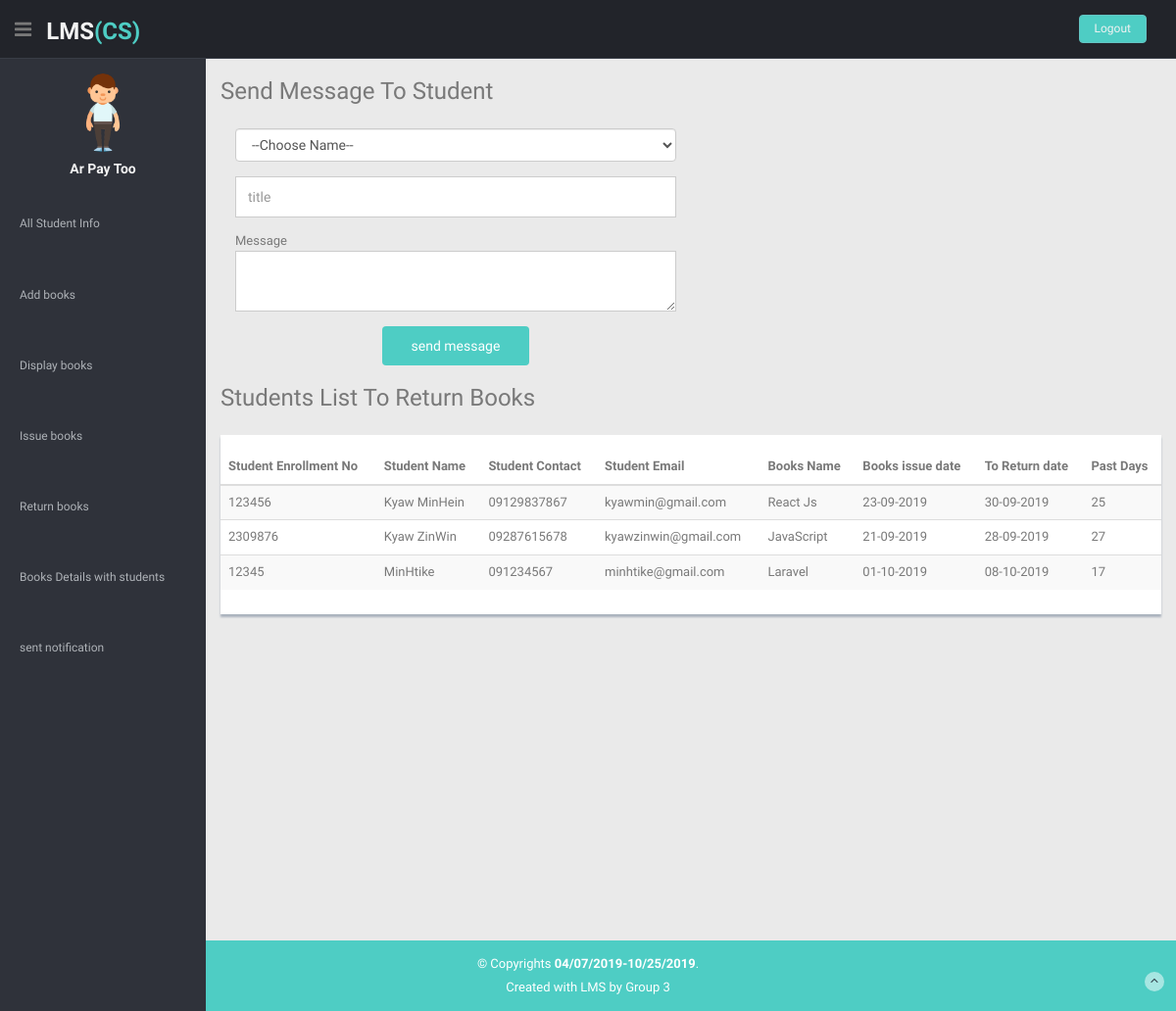
The page /librarian/sent_notification.php (signed in) on the database its author committed.
### tables this page shows
CREATE TABLE `librarian_registration` (
  `id` int(11) NOT NULL,
  `firstname` varchar(50) NOT NULL,
  `lastname` varchar(50) NOT NULL,
  `username` varchar(50) NOT NULL,
  `password` varchar(50) NOT NULL,
  `email` varchar(50) NOT NULL,
  `contact` varchar(50) NOT NULL,
  `image` varchar(500) NOT NULL
);

CREATE TABLE `issue_books` (
  `id` int(11) NOT NULL,
  `student_enrollment` varchar(50) NOT NULL,
  `student_name` varchar(50) NOT NULL,
  `student_sem` varchar(50) NOT NULL,
  `student_contact` varchar(50) NOT NULL,
  `student_email` varchar(50) NOT NULL,
  `books_name` varchar(50) NOT NULL,
  `books_issue_date` varchar(50) NOT NULL,
  `books_return_date` varchar(50) NOT NULL,
  `to_return_date` varchar(50) NOT NULL,
  `student_user_name` varchar(50) NOT NULL
);

### librarian/sent_notification.php (the view, shortened to what this page needs)
<?php
	include('header.php');
	include('menu.php');
	include('connection.php');
?>
    <section id="main-content">
      <section class="wrapper site-min-height">
        <h3>Send Message To Student</h3>
        <div class="row mt">
          <div class="col-lg-12">
            <div class="col-lg-6 col-md-6 col-sm-6">
            <form class="contact-form php-mail-form" action="" method="post" enctype="multipart/form-data">
              <div class="form-group">
				<select class="form-control" name="dusername">
					<option>--Choose Name--</option>
				</select>
			  </div>
			  <div class="form-group">
                <input type="text" name="title" class="form-control" placeholder="title" required>
              </div>
			  <div class="form-group">
				Message
				<textarea name="msg" class="form-control">
				</textarea>
			  </div>
			  <div class="form-send">
                <button type="submit" class="btn btn-large btn-primary" name="submit1">send message</button>
              </div>
			 </form>
			</div>
          </div>
        </div>
        <?php
            $res=mysqli_query($link,"select * from issue_books where books_return_date=''");
        ?>
        <h3>Students List To Return Books</h3>
        <div class="row mt">
          <div class="col-lg-12">
                <div class="content-panel">
                    <table class="table table-striped table-advance table-hover">
                        <thead>
                        <tr>
                            <th>Student Enrollment No</th>
                            <th>Student Name</th>
                            <th>Student Contact</th>
                            <th>Student Email</th>
                            <th>Books Name</th>
                            <th>Books issue date</th>
                            <th>To Return date</th>
                            <th>Past Days</th>
                        </tr>
                        </thead>
                        <tbody>
                        <?php
                            $TodayDate = strtotime(date("d-m-Y"));
                            while($row = mysqli_fetch_assoc($res)):
                                $toReturnDate = strtotime($row['to_return_date']);
                                if($TodayDate > $toReturnDate) {
                                    $pastDays = ceil(($TodayDate - $toReturnDate)) / 60 / 60 / 24;
                                    ?>
                                    <tr>
                                        <td><?php echo $row['student_enrollment']; ?></td>
                                        <td><?php echo $row['student_name']; ?></td>
                                        <td><?php echo $row['student_contact']; ?></td>
                                        <td><?php echo $row['student_email']; ?></td>
                                        <td><?php echo $row['books_name']; ?></td>
                                        <td><?php echo $row['books_issue_date']; ?></td>
                                        <td><?php echo $row['to_return_date']; ?></td>
                                        <td><?php echo $pastDays; ?></td>
                                    </tr>
                                    <?php
                                }
                            endwhile;
                        ?>
                        </tbody>
                    </table>
                </div>
            </div>
          </div>
      </section>
    </section>
    <?php
		include('footer.php');
	?>

### librarian/menu.php
<?php
	include('connection.php');
	$res5=mysqli_query($link,"select * from librarian_registration where username='$_SESSION[librarian]'");
	$name="";
	$image="";
	while($row5=mysqli_fetch_array($res5)){
		$name=$row5['username'];
		$image=$row5['image'];
	}
?>
    <aside>
      <div id="sidebar" class="nav-collapse">
        <ul class="sidebar-menu" id="nav-accordion">
          <p class="centered"><a href="#"><img src="books_image/<?php echo $image; ?>" class="img-circle" width="80"></a></p>
          <h5 class="centered"><?php echo $name; ?></h5>
          <li class="mt"><a href="display_student_info.php">All Student Info</a></li>
		  <li class="mt"><a href="add_book.php">Add books</a></li>
		  <li class="mt"><a href="display_book.php">Display books</a></li>
		  <li class="mt"><a href="issue_book.php">Issue books</a></li>
		  <li class="mt"><a href="return_book.php">Return books</a></li>
		  <li class="mt"><a href="books_details_with_student.php">Books Details with students</a></li>
		  <li class="mt"><a href="sent_notification.php">sent notification</a></li>
        </ul>
      </div>
    </aside>

### librarian/css/style.css (style rules this page uses)
body { color: #797979; background: #eaeaea; font-family: 'Ruda', sans-serif; padding: 0px !important; margin: 0px !important; font-size:13px; }
ul li { list-style: none; }
a, a:hover, a:focus { text-decoration: none; outline: none; }
.centered { text-align: center; }
.mt { margin-top: 25px; }
#sidebar { width: 210px; height: 100%; position: fixed; background: #2f323a; }
#sidebar h5 { color: #f2f2f2; font-weight: 700; }
#sidebar ul li { position: relative; }
ul.sidebar-menu , ul.sidebar-menu li ul.sub { margin: -2px 0 0; padding: 0; }
ul.sidebar-menu { margin-top: 75px; }
ul.sidebar-menu li { margin-bottom: 5px; margin-left:10px; margin-right:10px; }
ul.sidebar-menu li a { color: #aeb2b7; text-decoration: none; display: block; padding: 15px 0 15px 10px; font-size: 12px; outline: none; -webkit-transition: all 0.3s ease; -moz-transition: all 0.3s ease; -o-transition: all 0.3s ease; -ms-transition: all 0.3s ease; transition: all 0.3s ease; }
#main-content { margin-left: 210px; }
.wrapper { display: inline-block; margin-top: 60px; padding-left: 15px; padding-right: 15px; padding-bottom: 15px; padding-top: 0px; width: 100%; }
.content-panel { background: #ffffff; box-shadow: 0px 3px 2px #aab2bd; padding-top: 15px; padding-bottom: 5px; }
.site-min-height { min-height: 900px; }
.contact-form input, .contact-form textarea { padding: 10px 12px; border-radius: 0; box-shadow: none; font-size: 14px; height: auto; }
.contact-form .form-send { text-align: center; }
.contact-form .form-send button { background: #4ECDC4; border: 0; padding: 10px 30px; color: #fff; transition: 0.4s; cursor: pointer; }

### rows shown on the page
librarian_registration: image (picture), username "Ar Pay Too"
issue_books: student_enrollment "123456", student_name "Kyaw MinHein", student_contact "09129837867", student_email "kyawmin@gmail.com", books_name "React Js", books_issue_date "23-09-2019", to_return_date "30-09-2019"
issue_books: student_enrollment "2309876", student_name "Kyaw ZinWin", student_contact "09287615678", student_email "kyawzinwin@gmail.com", books_name "JavaScript", books_issue_date "21-09-2019", to_return_date "28-09-2019"
issue_books: student_enrollment "12345", student_name "MinHtike", student_contact "091234567", student_email "minhtike@gmail.com", books_name "Laravel", books_issue_date "01-10-2019", to_return_date "08-10-2019"
